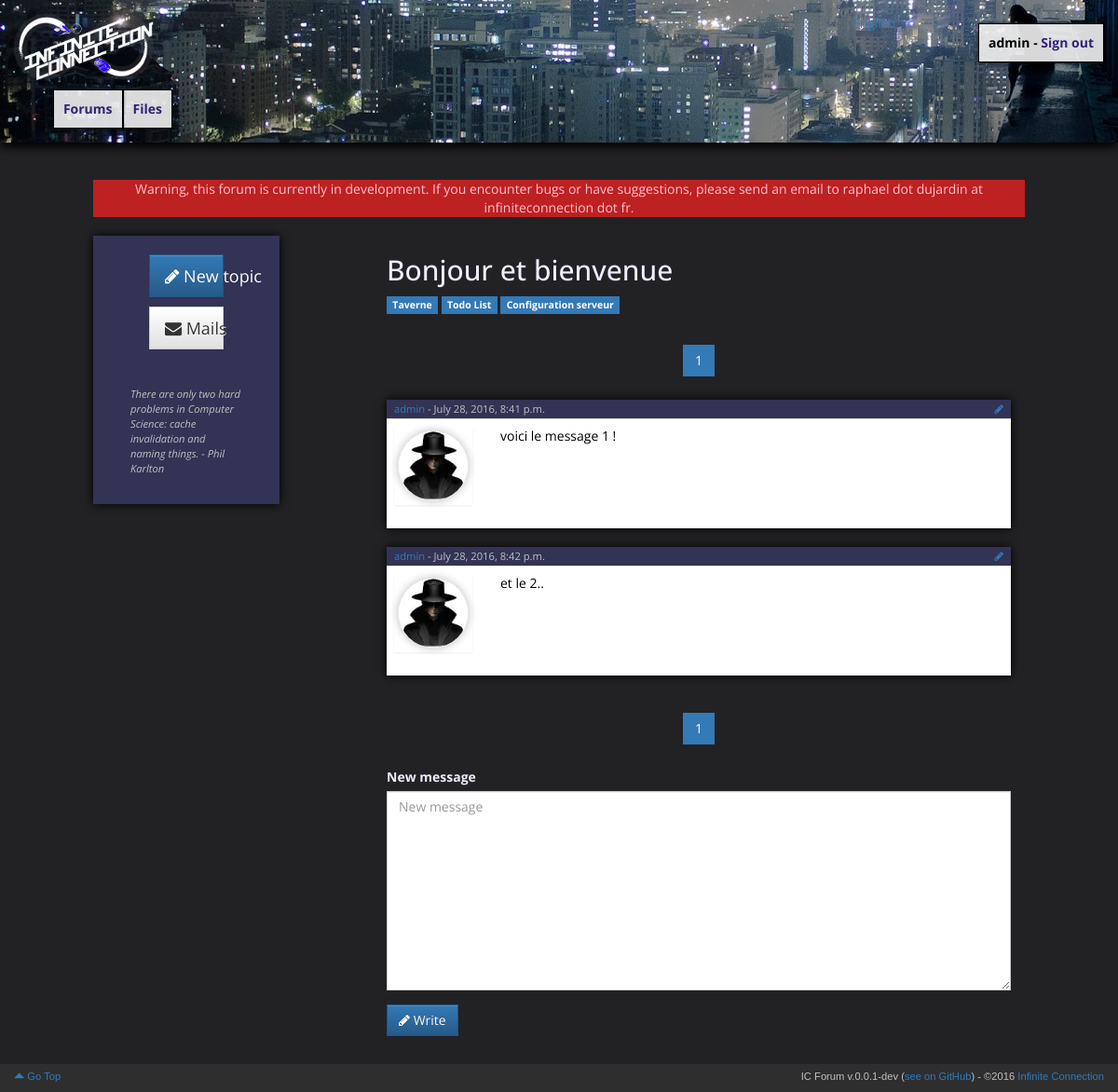
Screenshot of /topic/1/ (signed in) with the database file from the repository.
### forum/models.py (models this page shows, shortened)
class Topic(models.Model):
	title = models.CharField(max_length=100, verbose_name=_('Title'))
	author = models.ForeignKey(User, related_name='created_topics', verbose_name=_('Author'))
	created = models.DateTimeField(auto_now_add=True, verbose_name=_('Created'))
	updated = models.DateTimeField(auto_now_add=True, verbose_name=_('Updated'))
	tags = models.ManyToManyField(Tag, verbose_name=_('Tags'))
	private_viewers = models.ManyToManyField(User)
	post_it = models.BooleanField(default=False, verbose_name=_('Post-it'))
	closed = models.BooleanField(default=False, verbose_name=_('Closed'))
	def __str__(self):
		return self.title

class Tag(models.Model):
	name = models.CharField(max_length=100, verbose_name=_('Name'))
	main = models.BooleanField(default=False, verbose_name=_('On Homepage'))
	only_for = models.ManyToManyField(Group, verbose_name=_('Allowed Groups'))
	cover_image = models.CharField(max_length=100, blank=True)
	def __str__(self):
		return self.name

class Message(models.Model):
	class Meta:
		permissions = (
			('edit_not_owned_message', _('Can edit messages authored by someone else')),
		)
	topic = models.ForeignKey(Topic, related_name='messages', verbose_name=_('Topic'))
	author = models.ForeignKey(User, related_name='posted_messages', verbose_name=_('Author'))
	content = models.TextField(verbose_name=_('Content'))
	posted = models.DateTimeField(auto_now_add=True, verbose_name=_('Posted'))
	edited = models.DateTimeField(auto_now_add=True, verbose_name=_('Edited'))

### forum/views.py (the view, shortened to what this page needs)
# urls.py: url(r'^topic/(?P<pk>\d+)/$', views.topic, name='topic'),
def topic(request, pk, edit_message=None, page=1):
	topic = get_object_or_404(Topic.objects.all(), pk=pk)
	tags = topic.tags.all()
	for tag in topic.tags.all():
		if tag.only_for.all():
			allowed = False
			for allowed_group in tag.only_for.all():
				if allowed_group in request.user.groups.all():
					allowed = True
			if not allowed:
				return redirect(home)
	private_viewers = topic.private_viewers.all()
	can_see = (not private_viewers) or request.user in private_viewers
	if not can_see:
		return redirect(home)
	messages = Message.objects.filter(topic=topic).order_by('posted')
	page = int(page)
	num_pages = len(messages) // 10 + 1
	try:
		display_messages = messages[(page-1)*10:page*10]
	except:
		try:
			display_messages = messages[(page-1)*10:]
		except:
			display_messages = []
	for msg in display_messages:
		delta = msg.edited - msg.posted if msg.edited > msg.posted else msg.posted - msg.edited
		msg.show_edited = delta >= datetime.timedelta(seconds=1)
	edit_message_pk = None
	edit_message_form = None
	new_message_form = NewMessageForm()
	if request.method == 'GET':
		if edit_message:
			edit_message = messages.filter(pk=edit_message)
			if edit_message:
				edit_message = edit_message[0]
				if edit_message.author == request.user or request.user.has_perm('forum.edit_not_owned_message'):
					edit_message_pk = edit_message.pk
					edit_message_form = EditMessageForm({'content': edit_message.content})
					new_message_form = None
	return _render(request, 'forum/topic.html', {
		'topic': topic,
		'tags': tags,
		'private_viewers': private_viewers,
		'messages': display_messages,
		'page': page,
		'num_pages': range(1, num_pages + 1),
		'new_message_form': new_message_form,
		'edit_message_pk': edit_message_pk,
		'edit_message_form': edit_message_form,
		'signed_in_user_can_edit_all': request.user.has_perm('forum.edit_not_owned_message'),
	})

### forum/forms.py
class NewMessageForm(forms.ModelForm):
	class Meta:
		model = Message
		fields = ['content']
	content = forms.CharField(label=_("New message"), widget=forms.Textarea)

### users/common.py (called while the page is built)
def _render(request, template, extra):
	extra['ic_forum_version'] = settings.IC_FORUM_VERSION
	extra['signed_in_user'] = request.user.username if request.user.is_authenticated() else None
	extra['current_language'] = get_language()
	return render(request, template, extra)

### templates/forum/topic.html (shortened to what this page needs)
{% extends "forum/_base.html" %}
{% load bootstrap3 %}
{% load i18n %}
{% block content %}
<div class="row">
	<div class="col-md-12">
		<div id="title">
			<h2>
				{{ topic }}
			</h2>
			{% for tag in tags %}
				<span class="label label-primary"><a href="{% url 'tag' pk=tag.pk %}">{{ tag }}</a></span>
			{% endfor %}
		</div>
	</div>
</div>
<div class="row">
	<div class="col-md-12">
		<nav aria-label="Page navigation" class="text-center">
			<ul class="pagination">
				{% for i in num_pages %}
					<li{% if i == page %} class="active"{% endif %}><a href="{% url 'topic' pk=topic.pk page=i %}">{{ i }}</a></li>
				{% endfor %}
			</ul>
		</nav>
	</div>
</div>
<div class="row">
	<div class="col-md-12">
		{% for message in messages %}
			<div class="panel panel-default">
				{% if edit_message_pk != message.pk %}
					<div class="panel-heading small"><a href="{% url 'user' pk=message.author.pk %}">{{ message.author }}</a> - {{ message.posted }} {% if message.show_edited %}({% trans "edited" %} : {{ message.edited }}){% endif %}{% if not topic.closed %}{% if message.author.username == signed_in_user or signed_in_user_can_edit_all %}<a class="pull-right" href="{% url 'topic' pk=topic.pk edit_message=message.pk %}"><i class="fa fa-pencil" aria-hidden="true"></i></a>{% endif %}{% endif %}</div>
					<div class="panel-body">
						<div class="row">
							<div class="col-md-2 col-sm-2 col-xs-2"><span class="thumbnail" style="border: 0;"><img alt="avatar" src="{% if message.author.profile.avatar %}/media/{{ message.author.profile.avatar }}{% else %}/static/anonymous_avatar.png{% endif %}" class="img-responsive avatar" /></span></div>
							<div class="col-md-10"><div class="msg_body">{{ message.content |safe }}</div></div>
						</div>
					</div>
				{% endif %}
			</div>
		{% endfor %}
	</div>
</div>
<div class="row">
	<div class="col-md-12">
		<nav aria-label="Page navigation" class="text-center">
			<ul class="pagination">
				{% for i in num_pages %}
					<li{% if i == page %} class="active"{% endif %}><a href="{% url 'topic' pk=topic.pk page=i %}">{{ i }}</a></li>
				{% endfor %}
			</ul>
		</nav>
	</div>
</div>
{% if new_message_form %}
	<div class="row">
		<div class="col-md-12">
			{% if not topic.closed %}
				<form action="" method="post" novalidate>
					{% bootstrap_form new_message_form %}
					{% buttons %}
						<button type="submit" class="btn btn-primary">
							<i class="fa fa-pencil" aria-hidden="true"></i> {% trans "Write" %}
						</button>
					{% endbuttons %}
				</form>
			{% else %}
				{% trans "This topic was closed, you can't write a new message." %}
			{% endif %}
		</div>
	</div>
{% endif %}
{% endblock %}

### templates/forum/_base.html (shortened to what this page needs)
{% load i18n %}
<!DOCTYPE html>
<html lang="en">
	<head>
		<link rel="stylesheet" href="https://maxcdn.bootstrapcdn.com/bootstrap/3.3.6/css/bootstrap.min.css">
		<link rel="stylesheet" href="https://maxcdn.bootstrapcdn.com/bootstrap/3.3.6/css/bootstrap-theme.min.css">
		<link rel="stylesheet" href="https://maxcdn.bootstrapcdn.com/font-awesome/4.6.3/css/font-awesome.min.css">
		<link rel="stylesheet" href="/static/prism.css">
		<link rel="stylesheet" href="/static/base.css" />
	</head>
	<body>
		<header class="container-fluid" style="background-image: url('/static/PgkkRd4.jpg'); background-position: 0px 340px;">
			<div class="row">
				<div class="col-md-2">
					<a href="{% url 'home' %}"><img src="/static/10narsh2.png" class="header_logo" alt="Infinite Connection" img-responsive" /></a>
					<span class="pull-right glass"><a href="{% url 'list_files' %}">{% trans "Files" %}</a></span>
					<span class="pull-right glass"><a href="{% url 'home' %}">{% trans "Forums" %}</a></span>
				</div>
				<div class="col-md-3 col-md-offset-7">
					{% if current_language == 'en-us' %}
						<span><a href="{% url 'set_language' lang='fr' %}">Français</a></span>
					{% else %}
						<span><a href="{% url 'set_language' lang='en' %}">English</a></span>
					{% endif %}
					{% if signed_in_user %}
						<span class="pull-right glass">{{ signed_in_user }} - <a href="{% url 'sign_out' %}?next={{ request.path }}">{% trans "Sign out" %}</a></span>
					{% else %}
						<a href="{% url 'sign_in' %}?next={{ request.path }}" class="pull-right glass">{% trans "Sign in" %}</a>
					{% endif %}
				</div>
			</div>
		</header>
		<div class="container-fluid" id="wrapper">
			<div class="row" id="main_disclaimer">
				<div class="col-md-10 col-md-offset-1 bg-danger">
					{% trans "Warning, this forum is currently in development. If you encounter bugs or have suggestions, please send an email to raphael dot dujardin at infiniteconnection dot fr." %}
				</div>
			</div>
	        <div class="row" id="content_wrapper">
	        	<aside class="col-md-2 col-md-offset-1" id="panel">
	        		{% block panel %}
		        		<div class="row">
		        			<div class="col-md-12 text-center">
		        				<a class="btn btn-primary btn-lg col-md-8 col-md-offset-2" href="{% url 'new_topic' %}" role="button"><i class="fa fa-pencil" aria-hidden="true"></i> {% trans "New topic" %}</a>
		        			</div>
		        		</div>
		        		{% if signed_in_user %}
			        		<div class="row">
			        			<div class="col-md-12 text-center">
			        				<a class="btn btn-default btn-lg col-md-8 col-md-offset-2" href="{% url 'mail' %}" role="button"><i class="fa fa-envelope" aria-hidden="true"></i> {% trans "Mails" %}</a>
			        			</div>
			        		</div>
			        	{% endif %}
		        	{% endblock %}
	        		<div class="row">
	        			<div class="col-md-12">
	        				<p id="quote_box">There are only two hard problems in Computer Science: cache invalidation and naming things. <span>- Phil Karlton</span></p>
	        			</div>
	        		</div>
	        	</aside>
	        	<div class="col-md-7 col-md-offset-1">
			        {% block content %}{% endblock %}
			    </div>
			</div>
	    </div>
	    <footer class="footer">
		    <div class="container-fluid">
				<div class="row">
					<p class="col-md-12" >
						<a href="#"><span class="glyphicon glyphicon-triangle-top" aria-hidden="true"></span> {% trans "Go Top" %}</a>
						<span class="pull-right">IC Forum v.{{ ic_forum_version }} (<a href="https://github/rdujardin/icforum">{% trans "see on GitHub" %}</a>) - &copy;2016 <a href="https://infiniteconnection.fr">Infinite Connection</a></span>
					</p>
				</div>
		    </div>
	    </footer>
	</body>
</html>

### static/base.css (style rules this page uses)
body { background-color: #222225; color: #eeeeff; font-family: 'Open Sans', sans-serif; }
* { border-radius: 0 !important; }
#title { margin-bottom: 1em; }
#title .label a { color: white; }
.panel { color: black; }
#wrapper { padding-bottom: 60px; }
#main_disclaimer { margin-bottom: 20px; text-align: center; }
#main_disclaimer .bg-danger { border-radius: 5px; background-color: rgba(255,34,34,0.7); color: pink; }
#panel { background-color: #333355; box-shadow: 0px 0px 10px black; color: silver; padding-top: 10px; padding-bottom: 10px; margin-bottom: 25px; }
#panel .row { margin: 10px; }
#quote_box { font-size: 0.8em; font-style: italic; margin-top: 30px; }
.footer { position: fixed; bottom: 0; width: 100%; height: 30px; background-color: rgba(51,51,51,0.8); color: silver; font-size: 0.8em; font-family: Lucida, sans-serif; padding-top: 5px; }
header { padding-top: 15px; padding-bottom: 15px; margin-top: 0; margin-bottom: 40px; background-color: #333333; box-shadow: 0px 5px 10px black; color: white; }
header .pull-right { margin-top: 10px; }
.glass { background-color: rgba(240, 240, 240, 0.9); border-radius: 10px; padding: 10px; border: 1px solid black; box-shadow: 0px 0px 3px black; font-weight: bold; color: black; }
.glass a { color: #332275; }
.header_logo { max-width: 150px; }
.small { font-size: 0.8em; }
.panel { border: 0; box-shadow: 0px 0px 10px black; }
.panel-heading { padding: 2px; padding-left: 8px; padding-right: 8px; background-color: #333355 !important; background-image: none !important; color: silver !important; }
.panel-body { padding: 8px; padding-bottom: 5px; overflow: auto; }
.avatar { border-radius: 50% !important; border: 1px dotted #cccccc; box-shadow: 0px 0px 10px silver; }

### rows the page displays
Topic: title "Bonjour et bienvenue"
Tag: name "Taverne"
Tag: name "Todo List"
Tag: name "Configuration serveur"
Message: author "admin", posted "July 28, 2016, 8:41 p.m.", content "voici le message 1 !"
Message: author "admin", posted "July 28, 2016, 8:42 p.m.", content "et le 2.."

### other values shown
{{ signed_in_user }} "admin"
{{ i }} "1"
{{ ic_forum_version }} "0.0.1-dev"
